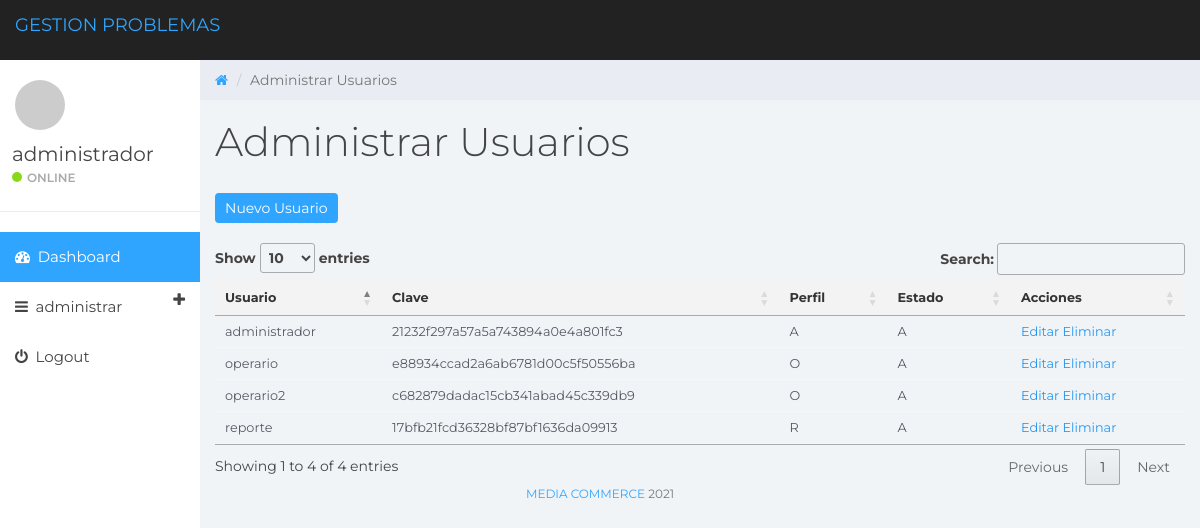
The page /admin/cusuarios/principal_usuarios.php (signed in) on the database its author committed.
### tables this page shows
CREATE TABLE usuario (
id INT AUTO_INCREMENT PRIMARY KEY,
usuario varchar(100) NOT NULL UNIQUE,
clave varchar(100) NOT NULL,
perfil varchar(1) NOT NULL,
estado varchar(1) NOT NULL);

### dbconnect/database.class.php (called while the page is built, shortened)
<?php
class DataBase{
	private $BaseDatos = 'media_co';
	private $Servidor = 'localhost';
	private $Usuario = 'root';
	private $Clave = '';
	private $Puerto = '3306';
	function Conexion() {
		$mysqli = new mysqli($this->Servidor, $this->Usuario, $this->Clave, $this->BaseDatos, $this->Puerto);
		$mysqli->set_charset("utf8");
		if ($mysqli->connect_error) {
	    die('Error de Conexión (' . $mysqli->connect_errno . ') '
				. $mysqli->connect_error);
		}else{
			return $mysqli;
		}
	}
	function Execute($q){
		$conexion = $this->Conexion();
		return $conexion->query($q);
	}
}
?>

### admin/cusuarios/usuario.list.php (the view, shortened to what this page needs)
<?php
require_once '../../dbconnect/database.class.php';
$objDB = new DataBase;
$result = $objDB->Execute('SELECT * FROM usuario');
while($usuario = $result->fetch_assoc()){
  ?>
  <tr>
    <td><?= $usuario['usuario'] ?></td>
    <td><?= $usuario['clave'] ?></td>
    <td><?= $usuario['perfil'] ?></td>
    <td><?= $usuario['estado'] ?></td>
    <td>
      <a class="edit" data-id="<?= $usuario['id'] ?>" href="#">Editar</a>
      <a class="delete" data-id="<?= $usuario['id'] ?>" href="#">Eliminar</a>
    </td>
  </tr>
  <?php
}
?>

### admin/cusuarios/principal_usuarios.php (shortened to what this page needs)
<doctype html>
<html>
<head>
	<link href="../cmodelo/css/bootstrap.min.css" rel="stylesheet">
	<link href="../cmodelo/css/font-awesome.min.css" rel="stylesheet">
	<link href="../cmodelo/css/datepicker3.css" rel="stylesheet">
	<link href="../cmodelo/css/styles.css" rel="stylesheet">
</head>
<body>
<?php include('top.bar.php')?>
<?php include('slidebar.php')?>
	<div class="col-sm-9 col-sm-offset-3 col-lg-10 col-lg-offset-2 main">
			<div class="row">
			<ol class="breadcrumb">
				<li><a href="#">
					<em class="fa fa-home"></em>
				</a></li>
				<li class="active">Administrar Usuarios</li>
			</ol>
		</div>
		<div class="row">
			<div class="col-lg-12">
				<h1 class="page-header">Administrar Usuarios</h1>
			</div>
		</div>
		<?php include('index.php')?>
	</div>
<?php include('footer.php')?>
</body>
</html>

### admin/cusuarios/top.bar.php (shortened to what this page needs)
<nav class="navbar navbar-custom navbar-fixed-top" role="navigation">
		<div class="container-fluid">
				<a class="navbar-brand" href="/proyecto/principal_adm.php"><span>GESTION </span>PROBLEMAS</a>
			</div>
	</nav>

### admin/cusuarios/slidebar.php (shortened to what this page needs)
<div id="sidebar-collapse" class="col-sm-3 col-lg-2 sidebar">
		<div class="profile-sidebar">
			<div class="profile-userpic">
				<img src="http://placehold.it/50/30a5ff/fff" class="img-responsive" alt="">
			</div>
			<div class="profile-usertitle">
				<div class="profile-usertitle-name"><?php if(isset($_SESSION['usuario'])) echo($_SESSION['usuario']); ?></div>
				<div class="profile-usertitle-status"><span class="indicator label-success"></span>Online</div>
			</div>
		</div>
	<ul class="nav menu">
		  <li class="active"><a href="../index.php"><em class="fa fa-dashboard">&nbsp;</em> Dashboard</a></li>
		<li class="parent "><a data-toggle="collapse" href="#sub-item-1">
			<em class="fa fa-navicon">&nbsp;</em> administrar <span data-toggle="collapse" href="#sub-item-1" class="icon pull-right"><em class="fa fa-plus"></em></span>
			</a>
	    </li>
		<li><a href="../cerrar_sesion.php"><em class="fa fa-power-off">&nbsp;</em> Logout</a></li>
    </ul>
  </div>

### admin/cusuarios/index.php (shortened to what this page needs)
<html>
  <head>
	<link href="../cmodelo/css/bootstrap.min.css" rel="stylesheet">
	<link href="../cmodelo/css/font-awesome.min.css" rel="stylesheet">
	<link href="../cmodelo/css/datepicker3.css" rel="stylesheet">
	<link href="../cmodelo/css/styles.css" rel="stylesheet">
    <link rel="stylesheet" type="text/css" href="//cdn.datatables.net/1.10.20/css/jquery.dataTables.min.css"/>
  </head>
  <body>
    <div class="block">
      <a class="button showForm" href="#">Nuevo Usuario</a>
      <table id="table" class="tables">
        <thead>
          <tr>
            <th>Usuario</th>
            <th>Clave</th>
            <th>Perfil</th>
            <th>Estado</th>
            <th>Acciones</th>
        </thead>
        <tbody class="listUsuarios">
          <?php include_once 'usuario.list.php' ?>
        </tbody>
      </table>
    </div>
  </body>
</html>

### admin/cusuarios/footer.php
<div class="col-sm-12">
			<p class="back-link"><a href="https://mc.net.co">Media commerce </a>2021</p>
		</div>

### admin/cmodelo/css/styles.css (style rules this page uses)
.button { background-color: #30a5ff; color: #fff; display: inline-block; padding: 5px 10px; margin-bottom: 20px; text-decoration: none; border-radius: 4px; border: 0; }
.tables { border-spacing: 0; width: 100%; text-align: left; clear: both; max-width: none!important; border-collapse: separate!important; }
.tables th { padding: 8px; font-size: .8em; color: #333; background-color: #f3f3f3; text-align: center; }
.tables td { padding: .75rem; color: #575962; vertical-align: middle; font-size: .8em; border-bottom: 1px solid #f6f6f6; }
.tables td a { color: #2196F3; }
body { background: #f1f4f7; padding-top: 60px; font-size: 14px; color: #444444; font-family: "Montserrat", "Helvetica Neue", Helvetica, Arial, sans-serif; }
p { color: #777; }
a, a:hover, a:focus { color: #30a5ff; }
h1, h2, h3, h4, h5, h6 { color: #444444; }
h1 { font-weight: 300; font-size: 40px; }
.navbar-custom { background: #222; height: 60px; }
.label-success { background-color: #8ad919; }
.navbar { border: 0; }
.sidebar { display: block; padding: 0; display: none; box-shadow: none; background: #fff; }
.sidebar ul { margin: 20px 0px; }
@media (min-width: 768px) { .sidebar { display: block; position: fixed; top: 60px; bottom: 0; left: 0; z-index: 1000; display: block; margin: 0; padding: 0; overflow-x: hidden; overflow-y: auto; } }
.sidebar ul.nav .active a, .sidebar ul.nav li.parent a.active, .sidebar ul.nav .active>a:hover, .sidebar ul.nav li.parent a.active:hover, .sidebar ul.nav .active>a:focus, .sidebar ul.nav li.parent a.active:focus { color: #fff; background-color: #30a5ff; }
.sidebar ul.nav li a { height: 50px; font-size: 15px; line-height: 2em; color: #444444; }
.profile-sidebar { padding: 10px 0; border-bottom: 1px solid #e9ecf2; }
.indicator { width: 10px; height: 10px; display: inline-block; border-radius: 9999px; margin-right: 5px; }
.profile-userpic img { float: left; margin: 10px 0px 0px 15px; width: 50px; height: 50px; border-radius: 9999px !important; }
.profile-usertitle { float: left; text-align: left; margin: 10px 0 0 12px; }
.profile-usertitle-name { font-size: 20px; margin-bottom: 0px; }
.profile-usertitle-status { text-transform: uppercase; color: #AAA; font-size: 12px; font-weight: 600; margin-bottom: 15px; }
.breadcrumb { border-radius: 0; padding: 10px 15px 10px 15px; background: #e9ecf2; margin: 0; }
h1.page-header { margin-top: 20px; border-bottom: 0; }
p.back-link { text-align: center; margin-bottom: 20px; font-size: 12px; text-transform: uppercase; }

### rows shown on the page
usuario: usuario "administrador", clave "21232f297a57a5a743894a0e4a801fc3", perfil "A", estado "A"
usuario: usuario "reporte", clave "17bfb21fcd36328bf87bf1636da09913", perfil "R", estado "A"
usuario: usuario "operario", clave "e88934ccad2a6ab6781d00c5f50556ba", perfil "O", estado "A"
usuario: usuario "operario2", clave "c682879dadac15cb341abad45c339db9", perfil "O", estado "A"

### other values the page prints
$_SESSION['usuario'] "administrador"
